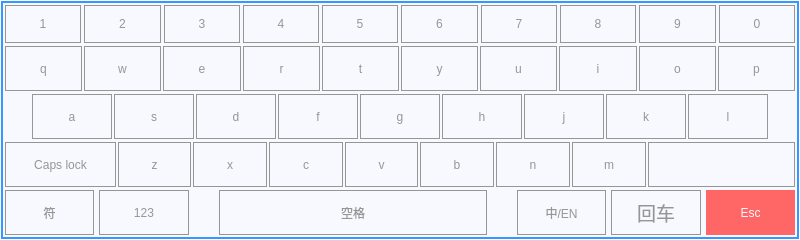
<?xml version="1.0" encoding="UTF-8"?>
<ui version="4.0">
 <class>KeyBoard</class>
 <widget class="QDialog" name="KeyBoard">
  <property name="geometry">
   <rect>
    <x>0</x>
    <y>0</y>
    <width>800</width>
    <height>240</height>
   </rect>
  </property>
  <property name="font">
   <font>
    <family>微软雅黑</family>
    <pointsize>18</pointsize>
   </font>
  </property>
  <property name="windowTitle">
   <string>Dialog</string>
  </property>
  <property name="styleSheet">
   <string notr="true">background-color: rgb(248, 248, 255);</string>
  </property>
  <layout class="QGridLayout" name="gridLayout_2">
   <property name="margin">
    <number>1</number>
   </property>
   <property name="spacing">
    <number>3</number>
   </property>
   <item row="0" column="0">
    <widget class="QStackedWidget" name="stackedWidget">
     <property name="styleSheet">
      <string notr="true">font: 14pt &quot;黑体&quot;;
color: rgb(150, 150, 150);
border-width:1px;  
border-style:solid;
border-color: rgb(51, 153, 255);  </string>
     </property>
     <property name="currentIndex">
      <number>0</number>
     </property>
     <widget class="QWidget" name="pageNormal">
      <layout class="QGridLayout" name="gridLayout_4" rowstretch="10,50">
       <property name="margin">
        <number>3</number>
       </property>
       <property name="spacing">
        <number>3</number>
       </property>
       <item row="1" column="0">
        <widget class="QStackedWidget" name="stackedWidget_Normal">
         <property name="styleSheet">
          <string notr="true">border-width:0px;  
border-style:solid;
border-color: rgb(150, 150, 150); </string>
         </property>
         <property name="currentIndex">
          <number>0</number>
         </property>
         <widget class="QWidget" name="page_Qwerty_Board">
          <layout class="QGridLayout" name="gridLayout">
           <property name="margin">
            <number>0</number>
           </property>
           <property name="spacing">
            <number>3</number>
           </property>
           <item row="0" column="0">
            <layout class="QHBoxLayout" name="layout_Normal_Row02">
             <property name="spacing">
              <number>2</number>
             </property>
             <item>
              <widget class="QToolButton" name="toolButton_q">
               <property name="sizePolicy">
                <sizepolicy hsizetype="Preferred" vsizetype="Preferred">
                 <horstretch>0</horstretch>
                 <verstretch>0</verstretch>
                </sizepolicy>
               </property>
               <property name="focusPolicy">
                <enum>Qt::NoFocus</enum>
               </property>
               <property name="styleSheet">
                <string notr="true">border-width:1px;  
border-style:solid;
border-color: rgb(150, 150, 150); </string>
               </property>
               <property name="text">
                <string>q</string>
               </property>
              </widget>
             </item>
             <item>
              <widget class="QToolButton" name="toolButton_w">
               <property name="sizePolicy">
                <sizepolicy hsizetype="Preferred" vsizetype="Preferred">
                 <horstretch>0</horstretch>
                 <verstretch>0</verstretch>
                </sizepolicy>
               </property>
               <property name="focusPolicy">
                <enum>Qt::NoFocus</enum>
               </property>
               <property name="styleSheet">
                <string notr="true">border-width:1px;  
border-style:solid;
border-color: rgb(150, 150, 150); </string>
               </property>
               <property name="text">
                <string>w</string>
               </property>
              </widget>
             </item>
             <item>
              <widget class="QToolButton" name="toolButton_e">
               <property name="sizePolicy">
                <sizepolicy hsizetype="Preferred" vsizetype="Preferred">
                 <horstretch>0</horstretch>
                 <verstretch>0</verstretch>
                </sizepolicy>
               </property>
               <property name="focusPolicy">
                <enum>Qt::NoFocus</enum>
               </property>
               <property name="styleSheet">
                <string notr="true">border-width:1px;  
border-style:solid;
border-color: rgb(150, 150, 150); </string>
               </property>
               <property name="text">
                <string>e</string>
               </property>
              </widget>
             </item>
             <item>
              <widget class="QToolButton" name="toolButton_r">
               <property name="sizePolicy">
                <sizepolicy hsizetype="Preferred" vsizetype="Preferred">
                 <horstretch>0</horstretch>
                 <verstretch>0</verstretch>
                </sizepolicy>
               </property>
               <property name="focusPolicy">
                <enum>Qt::NoFocus</enum>
               </property>
               <property name="styleSheet">
                <string notr="true">border-width:1px;  
border-style:solid;
border-color: rgb(150, 150, 150); </string>
               </property>
               <property name="text">
                <string>r</string>
               </property>
               <property name="iconSize">
                <size>
                 <width>16</width>
                 <height>16</height>
                </size>
               </property>
              </widget>
             </item>
             <item>
              <widget class="QToolButton" name="toolButton_t">
               <property name="sizePolicy">
                <sizepolicy hsizetype="Preferred" vsizetype="Preferred">
                 <horstretch>0</horstretch>
                 <verstretch>0</verstretch>
                </sizepolicy>
               </property>
               <property name="focusPolicy">
                <enum>Qt::NoFocus</enum>
               </property>
               <property name="styleSheet">
                <string notr="true">border-width:1px;  
border-style:solid;
border-color: rgb(150, 150, 150); </string>
               </property>
               <property name="text">
                <string>t</string>
               </property>
              </widget>
             </item>
             <item>
              <widget class="QToolButton" name="toolButton_y">
               <property name="sizePolicy">
                <sizepolicy hsizetype="Preferred" vsizetype="Preferred">
                 <horstretch>0</horstretch>
                 <verstretch>0</verstretch>
                </sizepolicy>
               </property>
               <property name="focusPolicy">
                <enum>Qt::NoFocus</enum>
               </property>
               <property name="styleSheet">
                <string notr="true">border-width:1px;  
border-style:solid;
border-color: rgb(150, 150, 150); </string>
               </property>
               <property name="text">
                <string>y</string>
               </property>
              </widget>
             </item>
             <item>
              <widget class="QToolButton" name="toolButton_u">
               <property name="sizePolicy">
                <sizepolicy hsizetype="Preferred" vsizetype="Preferred">
                 <horstretch>0</horstretch>
                 <verstretch>0</verstretch>
                </sizepolicy>
               </property>
               <property name="focusPolicy">
                <enum>Qt::NoFocus</enum>
               </property>
               <property name="styleSheet">
                <string notr="true">border-width:1px;  
border-style:solid;
border-color: rgb(150, 150, 150); </string>
               </property>
               <property name="text">
                <string>u</string>
               </property>
              </widget>
             </item>
             <item>
              <widget class="QToolButton" name="toolButton_i">
               <property name="sizePolicy">
                <sizepolicy hsizetype="Preferred" vsizetype="Preferred">
                 <horstretch>0</horstretch>
                 <verstretch>0</verstretch>
                </sizepolicy>
               </property>
               <property name="focusPolicy">
                <enum>Qt::NoFocus</enum>
               </property>
               <property name="styleSheet">
                <string notr="true">border-width:1px;  
border-style:solid;
border-color: rgb(150, 150, 150); </string>
               </property>
               <property name="text">
                <string>i</string>
               </property>
              </widget>
             </item>
             <item>
              <widget class="QToolButton" name="toolButton_o">
               <property name="sizePolicy">
                <sizepolicy hsizetype="Preferred" vsizetype="Preferred">
                 <horstretch>0</horstretch>
                 <verstretch>0</verstretch>
                </sizepolicy>
               </property>
               <property name="focusPolicy">
                <enum>Qt::NoFocus</enum>
               </property>
               <property name="styleSheet">
                <string notr="true">border-width:1px;  
border-style:solid;
border-color: rgb(150, 150, 150); </string>
               </property>
               <property name="text">
                <string>o</string>
               </property>
              </widget>
             </item>
             <item>
              <widget class="QToolButton" name="toolButton_p">
               <property name="sizePolicy">
                <sizepolicy hsizetype="Preferred" vsizetype="Preferred">
                 <horstretch>0</horstretch>
                 <verstretch>0</verstretch>
                </sizepolicy>
               </property>
               <property name="focusPolicy">
                <enum>Qt::NoFocus</enum>
               </property>
               <property name="styleSheet">
                <string notr="true">border-width:1px;  
border-style:solid;
border-color: rgb(150, 150, 150); </string>
               </property>
               <property name="text">
                <string>p</string>
               </property>
              </widget>
             </item>
            </layout>
           </item>
           <item row="2" column="0">
            <layout class="QHBoxLayout" name="layout_Normal_Row04" stretch="15,10,10,10,10,10,10,10,20">
             <property name="spacing">
              <number>2</number>
             </property>
             <item>
              <widget class="QToolButton" name="toolButton_capslock">
               <property name="sizePolicy">
                <sizepolicy hsizetype="Preferred" vsizetype="Preferred">
                 <horstretch>0</horstretch>
                 <verstretch>0</verstretch>
                </sizepolicy>
               </property>
               <property name="focusPolicy">
                <enum>Qt::NoFocus</enum>
               </property>
               <property name="styleSheet">
                <string notr="true">border-width:1px;  
border-style:solid;
border-color: rgb(150, 150, 150); </string>
               </property>
               <property name="text">
                <string>Caps lock</string>
               </property>
               <property name="iconSize">
                <size>
                 <width>24</width>
                 <height>24</height>
                </size>
               </property>
              </widget>
             </item>
             <item>
              <widget class="QToolButton" name="toolButton_z">
               <property name="sizePolicy">
                <sizepolicy hsizetype="Preferred" vsizetype="Preferred">
                 <horstretch>0</horstretch>
                 <verstretch>0</verstretch>
                </sizepolicy>
               </property>
               <property name="focusPolicy">
                <enum>Qt::NoFocus</enum>
               </property>
               <property name="styleSheet">
                <string notr="true">border-width:1px;  
border-style:solid;
border-color: rgb(150, 150, 150); </string>
               </property>
               <property name="text">
                <string>z</string>
               </property>
              </widget>
             </item>
             <item>
              <widget class="QToolButton" name="toolButton_x">
               <property name="sizePolicy">
                <sizepolicy hsizetype="Preferred" vsizetype="Preferred">
                 <horstretch>0</horstretch>
                 <verstretch>0</verstretch>
                </sizepolicy>
               </property>
               <property name="focusPolicy">
                <enum>Qt::NoFocus</enum>
               </property>
               <property name="styleSheet">
                <string notr="true">border-width:1px;  
border-style:solid;
border-color: rgb(150, 150, 150); </string>
               </property>
               <property name="text">
                <string>x</string>
               </property>
              </widget>
             </item>
             <item>
              <widget class="QToolButton" name="toolButton_c">
               <property name="sizePolicy">
                <sizepolicy hsizetype="Preferred" vsizetype="Preferred">
                 <horstretch>0</horstretch>
                 <verstretch>0</verstretch>
                </sizepolicy>
               </property>
               <property name="focusPolicy">
                <enum>Qt::NoFocus</enum>
               </property>
               <property name="styleSheet">
                <string notr="true">border-width:1px;  
border-style:solid;
border-color: rgb(150, 150, 150); </string>
               </property>
               <property name="text">
                <string>c</string>
               </property>
              </widget>
             </item>
             <item>
              <widget class="QToolButton" name="toolButton_v">
               <property name="sizePolicy">
                <sizepolicy hsizetype="Preferred" vsizetype="Preferred">
                 <horstretch>0</horstretch>
                 <verstretch>0</verstretch>
                </sizepolicy>
               </property>
               <property name="focusPolicy">
                <enum>Qt::NoFocus</enum>
               </property>
               <property name="styleSheet">
                <string notr="true">border-width:1px;  
border-style:solid;
border-color: rgb(150, 150, 150); </string>
               </property>
               <property name="text">
                <string>v</string>
               </property>
              </widget>
             </item>
             <item>
              <widget class="QToolButton" name="toolButton_b">
               <property name="sizePolicy">
                <sizepolicy hsizetype="Preferred" vsizetype="Preferred">
                 <horstretch>0</horstretch>
                 <verstretch>0</verstretch>
                </sizepolicy>
               </property>
               <property name="focusPolicy">
                <enum>Qt::NoFocus</enum>
               </property>
               <property name="styleSheet">
                <string notr="true">border-width:1px;  
border-style:solid;
border-color: rgb(150, 150, 150); </string>
               </property>
               <property name="text">
                <string>b</string>
               </property>
              </widget>
             </item>
             <item>
              <widget class="QToolButton" name="toolButton_n">
               <property name="sizePolicy">
                <sizepolicy hsizetype="Preferred" vsizetype="Preferred">
                 <horstretch>0</horstretch>
                 <verstretch>0</verstretch>
                </sizepolicy>
               </property>
               <property name="focusPolicy">
                <enum>Qt::NoFocus</enum>
               </property>
               <property name="styleSheet">
                <string notr="true">border-width:1px;  
border-style:solid;
border-color: rgb(150, 150, 150); </string>
               </property>
               <property name="text">
                <string>n</string>
               </property>
              </widget>
             </item>
             <item>
              <widget class="QToolButton" name="toolButton_m">
               <property name="sizePolicy">
                <sizepolicy hsizetype="Preferred" vsizetype="Preferred">
                 <horstretch>0</horstretch>
                 <verstretch>0</verstretch>
                </sizepolicy>
               </property>
               <property name="focusPolicy">
                <enum>Qt::NoFocus</enum>
               </property>
               <property name="styleSheet">
                <string notr="true">border-width:1px;  
border-style:solid;
border-color: rgb(150, 150, 150); </string>
               </property>
               <property name="text">
                <string>m</string>
               </property>
              </widget>
             </item>
             <item>
              <widget class="QToolButton" name="toolButton_backspace">
               <property name="sizePolicy">
                <sizepolicy hsizetype="Preferred" vsizetype="Preferred">
                 <horstretch>0</horstretch>
                 <verstretch>0</verstretch>
                </sizepolicy>
               </property>
               <property name="focusPolicy">
                <enum>Qt::NoFocus</enum>
               </property>
               <property name="styleSheet">
                <string notr="true">border-width:1px;  
border-style:solid;
border-color: rgb(150, 150, 150); </string>
               </property>
               <property name="text">
                <string/>
               </property>
               <property name="icon">
                <iconset resource="keypad.qrc">
                 <normaloff>:/new/keypad/picture/keypad/backspace.png</normaloff>:/new/keypad/picture/keypad/backspace.png</iconset>
               </property>
               <property name="iconSize">
                <size>
                 <width>24</width>
                 <height>24</height>
                </size>
               </property>
               <property name="toolButtonStyle">
                <enum>Qt::ToolButtonIconOnly</enum>
               </property>
              </widget>
             </item>
            </layout>
           </item>
           <item row="3" column="0">
            <layout class="QHBoxLayout" name="layout_Normal_Row05" stretch="10,10,0,30,0,10,10,10">
             <property name="spacing">
              <number>5</number>
             </property>
             <item>
              <widget class="QToolButton" name="toolButton_SymbolPad">
               <property name="sizePolicy">
                <sizepolicy hsizetype="Preferred" vsizetype="Preferred">
                 <horstretch>0</horstretch>
                 <verstretch>0</verstretch>
                </sizepolicy>
               </property>
               <property name="focusPolicy">
                <enum>Qt::NoFocus</enum>
               </property>
               <property name="styleSheet">
                <string notr="true">border-width:1px;  
border-style:solid;
border-color: rgb(150, 150, 150); </string>
               </property>
               <property name="text">
                <string>符</string>
               </property>
              </widget>
             </item>
             <item>
              <widget class="QToolButton" name="toolButton_NumPad">
               <property name="sizePolicy">
                <sizepolicy hsizetype="Preferred" vsizetype="Preferred">
                 <horstretch>0</horstretch>
                 <verstretch>0</verstretch>
                </sizepolicy>
               </property>
               <property name="focusPolicy">
                <enum>Qt::NoFocus</enum>
               </property>
               <property name="styleSheet">
                <string notr="true">border-width:1px;  
border-style:solid;
border-color: rgb(150, 150, 150); </string>
               </property>
               <property name="text">
                <string>123</string>
               </property>
              </widget>
             </item>
             <item>
              <widget class="QLabel" name="label_space_left">
               <property name="minimumSize">
                <size>
                 <width>20</width>
                 <height>0</height>
                </size>
               </property>
               <property name="maximumSize">
                <size>
                 <width>20</width>
                 <height>16777215</height>
                </size>
               </property>
               <property name="text">
                <string/>
               </property>
              </widget>
             </item>
             <item>
              <widget class="QToolButton" name="toolButton_space">
               <property name="sizePolicy">
                <sizepolicy hsizetype="Preferred" vsizetype="Preferred">
                 <horstretch>0</horstretch>
                 <verstretch>0</verstretch>
                </sizepolicy>
               </property>
               <property name="focusPolicy">
                <enum>Qt::NoFocus</enum>
               </property>
               <property name="styleSheet">
                <string notr="true">border-width:1px;  
border-style:solid;
border-color: rgb(150, 150, 150); </string>
               </property>
               <property name="text">
                <string>空格</string>
               </property>
              </widget>
             </item>
             <item>
              <widget class="QLabel" name="label_space_right">
               <property name="minimumSize">
                <size>
                 <width>20</width>
                 <height>0</height>
                </size>
               </property>
               <property name="maximumSize">
                <size>
                 <width>20</width>
                 <height>16777215</height>
                </size>
               </property>
               <property name="text">
                <string/>
               </property>
              </widget>
             </item>
             <item>
              <widget class="QToolButton" name="toolButton_znen">
               <property name="sizePolicy">
                <sizepolicy hsizetype="Preferred" vsizetype="Preferred">
                 <horstretch>0</horstretch>
                 <verstretch>0</verstretch>
                </sizepolicy>
               </property>
               <property name="focusPolicy">
                <enum>Qt::NoFocus</enum>
               </property>
               <property name="styleSheet">
                <string notr="true">border-width:1px;  
border-style:solid;
border-color: rgb(150, 150, 150); </string>
               </property>
               <property name="text">
                <string>中/EN</string>
               </property>
               <property name="toolButtonStyle">
                <enum>Qt::ToolButtonTextOnly</enum>
               </property>
              </widget>
             </item>
             <item>
              <widget class="QToolButton" name="toolButton_Enter">
               <property name="sizePolicy">
                <sizepolicy hsizetype="Preferred" vsizetype="Preferred">
                 <horstretch>0</horstretch>
                 <verstretch>0</verstretch>
                </sizepolicy>
               </property>
               <property name="font">
                <font>
                 <family>黑体</family>
                 <pointsize>14</pointsize>
                 <weight>50</weight>
                 <italic>false</italic>
                 <bold>false</bold>
                </font>
               </property>
               <property name="focusPolicy">
                <enum>Qt::NoFocus</enum>
               </property>
               <property name="styleSheet">
                <string notr="true">border-width:1px;  
border-style:solid;
border-color: rgb(150, 150, 150); </string>
               </property>
               <property name="text">
                <string>回车</string>
               </property>
              </widget>
             </item>
             <item>
              <widget class="QToolButton" name="toolButton_hide">
               <property name="sizePolicy">
                <sizepolicy hsizetype="Preferred" vsizetype="Preferred">
                 <horstretch>0</horstretch>
                 <verstretch>0</verstretch>
                </sizepolicy>
               </property>
               <property name="focusPolicy">
                <enum>Qt::NoFocus</enum>
               </property>
               <property name="styleSheet">
                <string notr="true">background-color: rgb(255,102, 102);
color: rgb(248, 248, 255);</string>
               </property>
               <property name="text">
                <string>Esc</string>
               </property>
               <property name="iconSize">
                <size>
                 <width>36</width>
                 <height>36</height>
                </size>
               </property>
              </widget>
             </item>
            </layout>
           </item>
           <item row="1" column="0">
            <layout class="QHBoxLayout" name="layout_Normal_Row03">
             <property name="spacing">
              <number>2</number>
             </property>
             <item>
              <widget class="QLabel" name="label_asdf_left">
               <property name="maximumSize">
                <size>
                 <width>25</width>
                 <height>16777215</height>
                </size>
               </property>
               <property name="text">
                <string/>
               </property>
              </widget>
             </item>
             <item>
              <widget class="QToolButton" name="toolButton_a">
               <property name="sizePolicy">
                <sizepolicy hsizetype="Preferred" vsizetype="Preferred">
                 <horstretch>0</horstretch>
                 <verstretch>0</verstretch>
                </sizepolicy>
               </property>
               <property name="focusPolicy">
                <enum>Qt::NoFocus</enum>
               </property>
               <property name="styleSheet">
                <string notr="true">border-width:1px;  
border-style:solid;
border-color: rgb(150, 150, 150); </string>
               </property>
               <property name="text">
                <string>a</string>
               </property>
              </widget>
             </item>
             <item>
              <widget class="QToolButton" name="toolButton_s">
               <property name="sizePolicy">
                <sizepolicy hsizetype="Preferred" vsizetype="Preferred">
                 <horstretch>0</horstretch>
                 <verstretch>0</verstretch>
                </sizepolicy>
               </property>
               <property name="focusPolicy">
                <enum>Qt::NoFocus</enum>
               </property>
               <property name="styleSheet">
                <string notr="true">border-width:1px;  
border-style:solid;
border-color: rgb(150, 150, 150); </string>
               </property>
               <property name="text">
                <string>s</string>
               </property>
              </widget>
             </item>
             <item>
              <widget class="QToolButton" name="toolButton_d">
               <property name="sizePolicy">
                <sizepolicy hsizetype="Preferred" vsizetype="Preferred">
                 <horstretch>0</horstretch>
                 <verstretch>0</verstretch>
                </sizepolicy>
               </property>
               <property name="focusPolicy">
                <enum>Qt::NoFocus</enum>
               </property>
               <property name="styleSheet">
                <string notr="true">border-width:1px;  
border-style:solid;
border-color: rgb(150, 150, 150); </string>
               </property>
               <property name="text">
                <string>d</string>
               </property>
              </widget>
             </item>
             <item>
              <widget class="QToolButton" name="toolButton_f">
               <property name="sizePolicy">
                <sizepolicy hsizetype="Preferred" vsizetype="Preferred">
                 <horstretch>0</horstretch>
                 <verstretch>0</verstretch>
                </sizepolicy>
               </property>
               <property name="focusPolicy">
                <enum>Qt::NoFocus</enum>
               </property>
               <property name="styleSheet">
                <string notr="true">border-width:1px;  
border-style:solid;
border-color: rgb(150, 150, 150); </string>
               </property>
               <property name="text">
                <string>f</string>
               </property>
              </widget>
             </item>
             <item>
              <widget class="QToolButton" name="toolButton_g">
               <property name="sizePolicy">
                <sizepolicy hsizetype="Preferred" vsizetype="Preferred">
                 <horstretch>0</horstretch>
                 <verstretch>0</verstretch>
                </sizepolicy>
               </property>
               <property name="focusPolicy">
                <enum>Qt::NoFocus</enum>
               </property>
               <property name="styleSheet">
                <string notr="true">border-width:1px;  
border-style:solid;
border-color: rgb(150, 150, 150); </string>
               </property>
               <property name="text">
                <string>g</string>
               </property>
              </widget>
             </item>
             <item>
              <widget class="QToolButton" name="toolButton_h">
               <property name="sizePolicy">
                <sizepolicy hsizetype="Preferred" vsizetype="Preferred">
                 <horstretch>0</horstretch>
                 <verstretch>0</verstretch>
                </sizepolicy>
               </property>
               <property name="focusPolicy">
                <enum>Qt::NoFocus</enum>
               </property>
               <property name="styleSheet">
                <string notr="true">border-width:1px;  
border-style:solid;
border-color: rgb(150, 150, 150); </string>
               </property>
               <property name="text">
                <string>h</string>
               </property>
              </widget>
             </item>
             <item>
              <widget class="QToolButton" name="toolButton_j">
               <property name="sizePolicy">
                <sizepolicy hsizetype="Preferred" vsizetype="Preferred">
                 <horstretch>0</horstretch>
                 <verstretch>0</verstretch>
                </sizepolicy>
               </property>
               <property name="focusPolicy">
                <enum>Qt::NoFocus</enum>
               </property>
               <property name="styleSheet">
                <string notr="true">border-width:1px;  
border-style:solid;
border-color: rgb(150, 150, 150); </string>
               </property>
               <property name="text">
                <string>j</string>
               </property>
              </widget>
             </item>
             <item>
              <widget class="QToolButton" name="toolButton_k">
               <property name="sizePolicy">
                <sizepolicy hsizetype="Preferred" vsizetype="Preferred">
                 <horstretch>0</horstretch>
                 <verstretch>0</verstretch>
                </sizepolicy>
               </property>
               <property name="focusPolicy">
                <enum>Qt::NoFocus</enum>
               </property>
               <property name="styleSheet">
                <string notr="true">border-width:1px;  
border-style:solid;
border-color: rgb(150, 150, 150); </string>
               </property>
               <property name="text">
                <string>k</string>
               </property>
              </widget>
             </item>
             <item>
              <widget class="QToolButton" name="toolButton_l">
               <property name="sizePolicy">
                <sizepolicy hsizetype="Preferred" vsizetype="Preferred">
                 <horstretch>0</horstretch>
                 <verstretch>0</verstretch>
                </sizepolicy>
               </property>
               <property name="focusPolicy">
                <enum>Qt::NoFocus</enum>
               </property>
               <property name="styleSheet">
                <string notr="true">border-width:1px;  
border-style:solid;
border-color: rgb(150, 150, 150); </string>
               </property>
               <property name="text">
                <string>l</string>
               </property>
              </widget>
             </item>
             <item>
              <widget class="QLabel" name="label_hjkl_right">
               <property name="maximumSize">
                <size>
                 <width>25</width>
                 <height>16777215</height>
                </size>
               </property>
               <property name="text">
                <string/>
               </property>
              </widget>
             </item>
            </layout>
           </item>
          </layout>
         </widget>
        </widget>
       </item>
       <item row="0" column="0">
        <widget class="QStackedWidget" name="stackedWidget_Normal_Header">
         <property name="styleSheet">
          <string notr="true">border-width:0px;  
border-style:solid;
border-color: rgb(150, 150, 150); </string>
         </property>
         <property name="currentIndex">
          <number>0</number>
         </property>
         <widget class="QWidget" name="pageNormalHeader_Num">
          <layout class="QHBoxLayout" name="horizontalLayout_2">
           <property name="spacing">
            <number>3</number>
           </property>
           <property name="margin">
            <number>0</number>
           </property>
           <item>
            <widget class="QToolButton" name="toolButton_1">
             <property name="sizePolicy">
              <sizepolicy hsizetype="Preferred" vsizetype="Preferred">
               <horstretch>0</horstretch>
               <verstretch>0</verstretch>
              </sizepolicy>
             </property>
             <property name="focusPolicy">
              <enum>Qt::NoFocus</enum>
             </property>
             <property name="styleSheet">
              <string notr="true">border-width:1px;  
border-style:solid;
border-color: rgb(150, 150, 150); </string>
             </property>
             <property name="text">
              <string>1</string>
             </property>
            </widget>
           </item>
           <item>
            <widget class="QToolButton" name="toolButton_2">
             <property name="sizePolicy">
              <sizepolicy hsizetype="Preferred" vsizetype="Preferred">
               <horstretch>0</horstretch>
               <verstretch>0</verstretch>
              </sizepolicy>
             </property>
             <property name="focusPolicy">
              <enum>Qt::NoFocus</enum>
             </property>
             <property name="styleSheet">
              <string notr="true">border-width:1px;  
border-style:solid;
border-color: rgb(150, 150, 150); </string>
             </property>
             <property name="text">
              <string>2</string>
             </property>
            </widget>
           </item>
           <item>
            <widget class="QToolButton" name="toolButton_3">
             <property name="sizePolicy">
              <sizepolicy hsizetype="Preferred" vsizetype="Preferred">
               <horstretch>0</horstretch>
               <verstretch>0</verstretch>
              </sizepolicy>
             </property>
             <property name="focusPolicy">
              <enum>Qt::NoFocus</enum>
             </property>
             <property name="styleSheet">
              <string notr="true">border-width:1px;  
border-style:solid;
border-color: rgb(150, 150, 150); </string>
             </property>
             <property name="text">
              <string>3</string>
             </property>
            </widget>
           </item>
           <item>
            <widget class="QToolButton" name="toolButton_4">
             <property name="sizePolicy">
              <sizepolicy hsizetype="Preferred" vsizetype="Preferred">
               <horstretch>0</horstretch>
               <verstretch>0</verstretch>
              </sizepolicy>
             </property>
             <property name="focusPolicy">
              <enum>Qt::NoFocus</enum>
             </property>
             <property name="styleSheet">
              <string notr="true">border-width:1px;  
border-style:solid;
border-color: rgb(150, 150, 150); </string>
             </property>
             <property name="text">
              <string>4</string>
             </property>
            </widget>
           </item>
           <item>
            <widget class="QToolButton" name="toolButton_5">
             <property name="sizePolicy">
              <sizepolicy hsizetype="Preferred" vsizetype="Preferred">
               <horstretch>0</horstretch>
               <verstretch>0</verstretch>
              </sizepolicy>
             </property>
             <property name="focusPolicy">
              <enum>Qt::NoFocus</enum>
             </property>
             <property name="styleSheet">
              <string notr="true">border-width:1px;  
border-style:solid;
border-color: rgb(150, 150, 150); </string>
             </property>
             <property name="text">
              <string>5</string>
             </property>
            </widget>
           </item>
           <item>
            <widget class="QToolButton" name="toolButton_6">
             <property name="sizePolicy">
              <sizepolicy hsizetype="Preferred" vsizetype="Preferred">
               <horstretch>0</horstretch>
               <verstretch>0</verstretch>
              </sizepolicy>
             </property>
             <property name="focusPolicy">
              <enum>Qt::NoFocus</enum>
             </property>
             <property name="styleSheet">
              <string notr="true">border-width:1px;  
border-style:solid;
border-color: rgb(150, 150, 150); </string>
             </property>
             <property name="text">
              <string>6</string>
             </property>
            </widget>
           </item>
           <item>
            <widget class="QToolButton" name="toolButton_7">
             <property name="sizePolicy">
              <sizepolicy hsizetype="Preferred" vsizetype="Preferred">
               <horstretch>0</horstretch>
               <verstretch>0</verstretch>
              </sizepolicy>
             </property>
             <property name="focusPolicy">
              <enum>Qt::NoFocus</enum>
             </property>
             <property name="styleSheet">
              <string notr="true">border-width:1px;  
border-style:solid;
border-color: rgb(150, 150, 150); </string>
             </property>
             <property name="text">
              <string>7</string>
             </property>
            </widget>
           </item>
           <item>
            <widget class="QToolButton" name="toolButton_8">
             <property name="sizePolicy">
              <sizepolicy hsizetype="Preferred" vsizetype="Preferred">
               <horstretch>0</horstretch>
               <verstretch>0</verstretch>
              </sizepolicy>
             </property>
             <property name="focusPolicy">
              <enum>Qt::NoFocus</enum>
             </property>
             <property name="styleSheet">
              <string notr="true">border-width:1px;  
border-style:solid;
border-color: rgb(150, 150, 150); </string>
             </property>
             <property name="text">
              <string>8</string>
             </property>
            </widget>
           </item>
           <item>
            <widget class="QToolButton" name="toolButton_9">
             <property name="sizePolicy">
              <sizepolicy hsizetype="Preferred" vsizetype="Preferred">
               <horstretch>0</horstretch>
               <verstretch>0</verstretch>
              </sizepolicy>
             </property>
             <property name="focusPolicy">
              <enum>Qt::NoFocus</enum>
             </property>
             <property name="styleSheet">
              <string notr="true">border-width:1px;  
border-style:solid;
border-color: rgb(150, 150, 150); </string>
             </property>
             <property name="text">
              <string>9</string>
             </property>
            </widget>
           </item>
           <item>
            <widget class="QToolButton" name="toolButton_0">
             <property name="sizePolicy">
              <sizepolicy hsizetype="Preferred" vsizetype="Preferred">
               <horstretch>0</horstretch>
               <verstretch>0</verstretch>
              </sizepolicy>
             </property>
             <property name="focusPolicy">
              <enum>Qt::NoFocus</enum>
             </property>
             <property name="styleSheet">
              <string notr="true">border-width:1px;  
border-style:solid;
border-color: rgb(150, 150, 150); </string>
             </property>
             <property name="text">
              <string>0</string>
             </property>
            </widget>
           </item>
          </layout>
         </widget>
        </widget>
       </item>
      </layout>
     </widget>
    </widget>
   </item>
  </layout>
 </widget>
 <resources>
  <include location="keypad.qrc"/>
 </resources>
 <connections/>
</ui>
